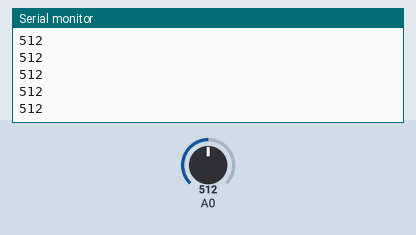
This sketch was run on a simulated Arduino Uno, built with avr-gcc and run on an emulated ATmega328P. Shown: the last lines printed to the serial monitor. The test bench sets the inputs (shaded band); at power-on: A0 = 512.

Above: at 1.2 s.
1.3 s: A0 set to 716
At 2.3 s:
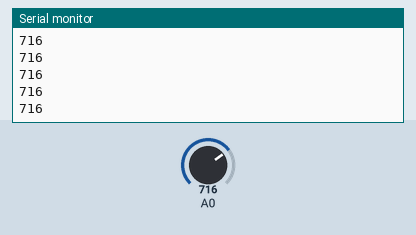
2.8 s: A0 set to 900
At 3.6 s:
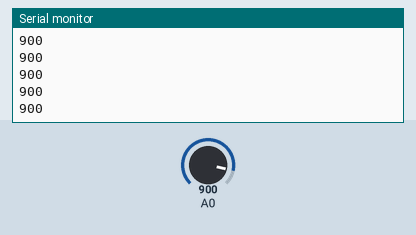
Timing chart, 0 to 5.8 s (numbered marks = the images above; inputs shaded):
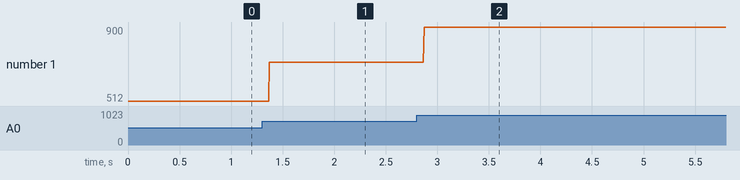

Measured:
- after the input at 1.3 s, the serial monitor: prints a new line after 0.07 s (image 1)
- after the input at 2.8 s, the serial monitor: prints a new line after 0.07 s (image 2)
- plotted number 1: 512 → 716 after the input at 1.3 s, 716 → 900 after the input at 2.8 s

The sketch:

Reader.ino
```cpp
int Number;
int Last;
int tol = 2;

void setup(){
  Serial.begin(9600);
  pinMode(A0,INPUT);
}

void loop(){
  Number = analogRead(A0);
  Serial.println(Number);
}
```
